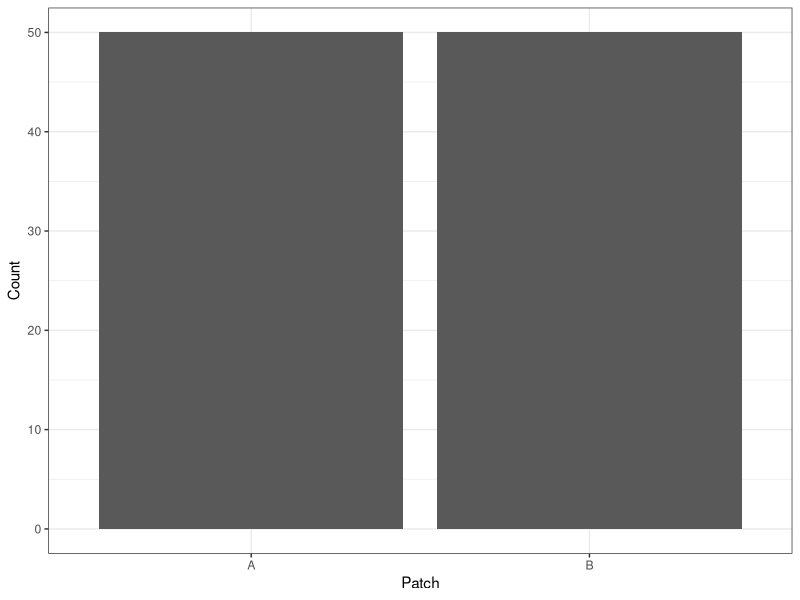
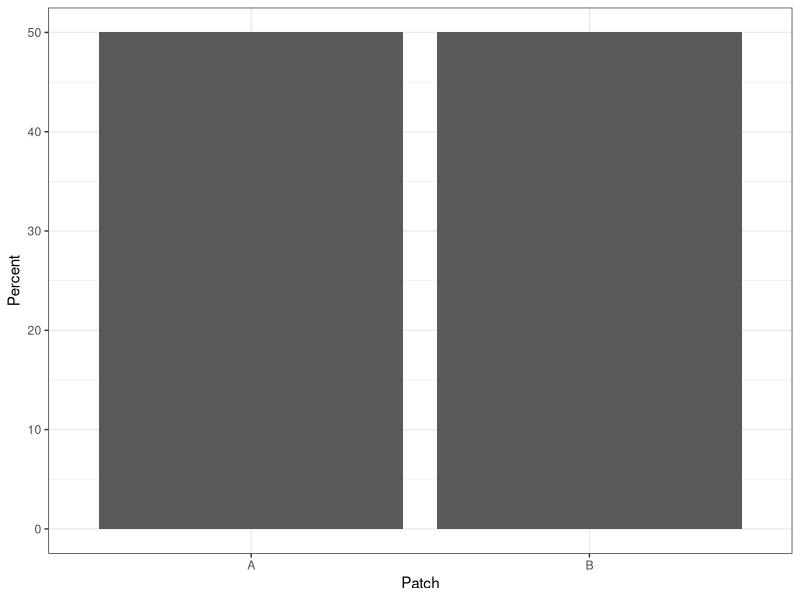
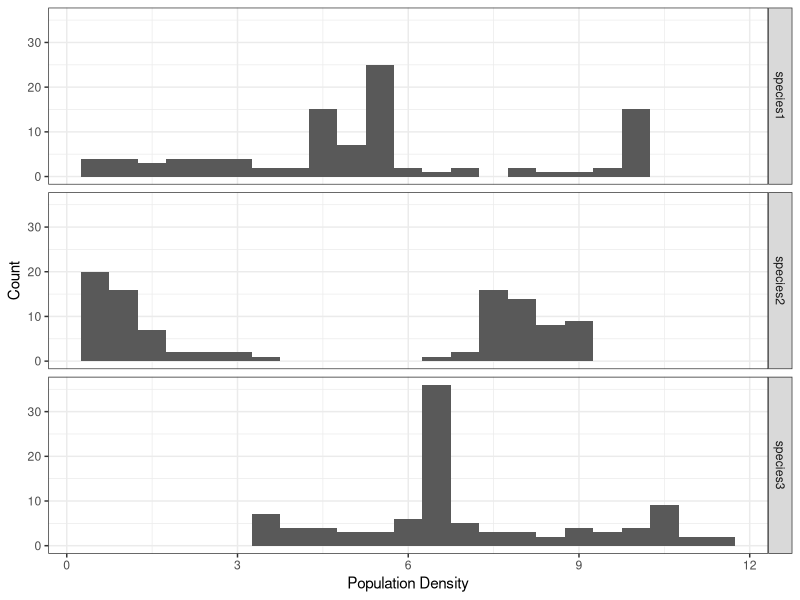
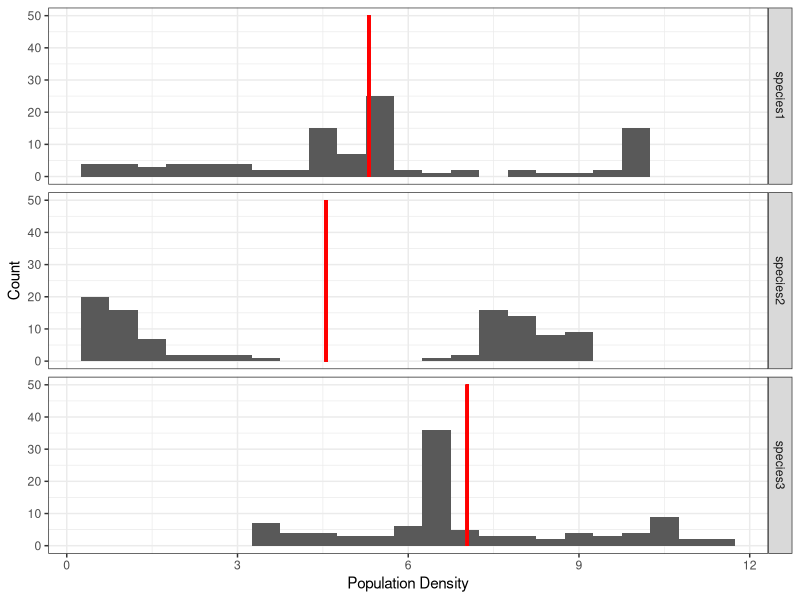
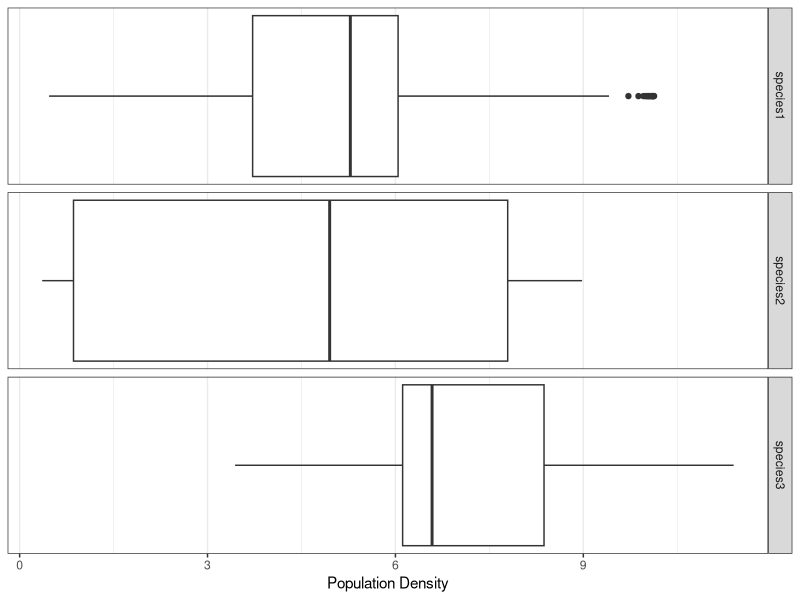
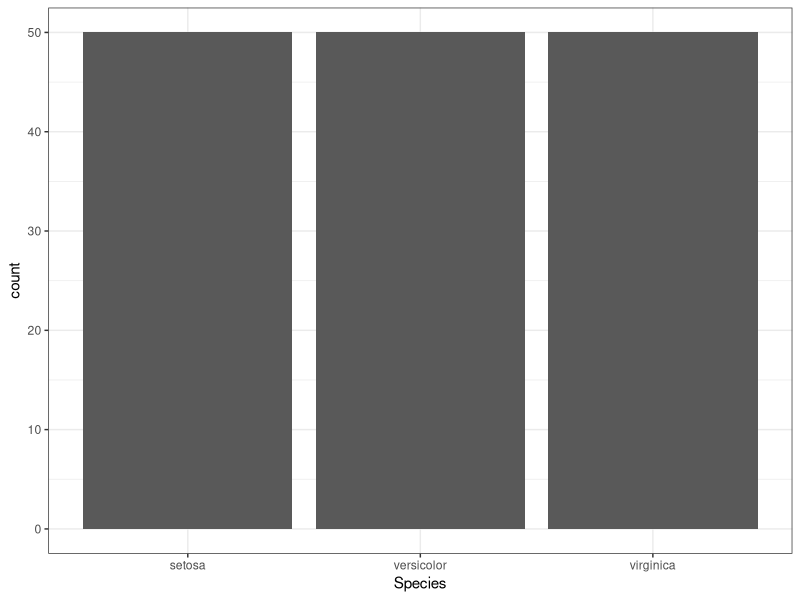
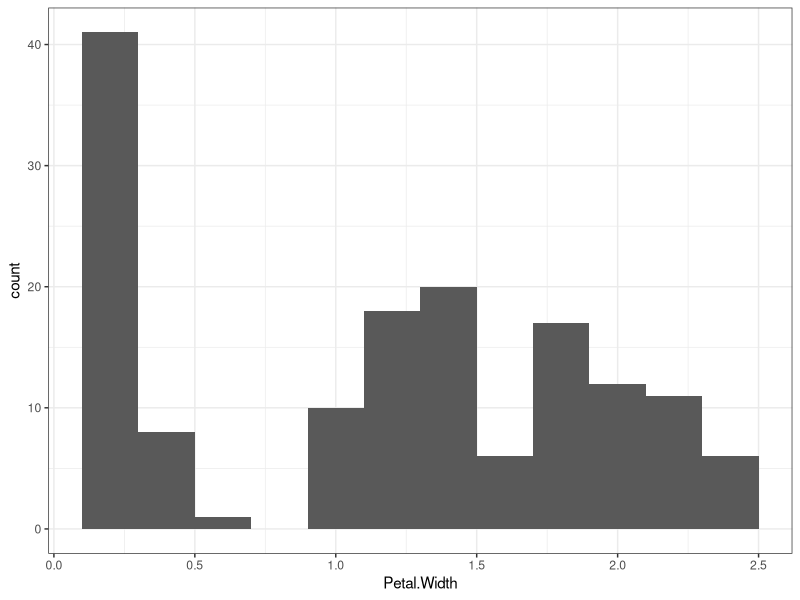

Here is the R script that generated these plots, in order:
## ---- chunk 1
require(tidyverse)

pop <- read_csv("pop_data.csv")

## ---- chunk 2
#| label: fig-dist-abs
#| fig-cap: Distribution of patches of land with their absolute frequency.

ggplot(pop) + aes(x = patch) + geom_bar() +
  theme_bw() + labs(x = "Patch", y = "Count")

## ---- chunk 3
#| label: fig-dist-rel
#| fig-cap: Distribution of patches of land with their relative frequency.


ggplot(pop) + 
  ## Changes the calculation of the y-axis to (count / sum(count)) * 100 instead of the default, count
  aes(x = patch, y = after_stat(count / sum(count))*100) +
  geom_bar() +
  theme_bw() + 
  labs(x = "Patch", y = "Percent")

## ---- chunk 4
#| label: fig-dist
#| fig-cap: The distribution of densitites for three different species.

## Groups the values for simpler visualization
pop |> 
  pivot_longer(
    -c(patch,time)
  ) |> 
ggplot() + aes(x = value) + 
  geom_histogram(binwidth = 0.5) + 
  theme_bw() + 
  ## Facets the histogram based on species
  facet_grid(rows = vars(name)) +
  labs(x = "Population Density", y = "Count")

## ---- chunk 5

pop |> 
  pivot_longer(
    -c(patch,time),
    # Gives proper names to the transformed variables
    names_to = "Species",
    values_to = "Density"
  ) |> 
  group_by(Species) |> 
  summarize(
    mean = mean(Density)
  )

## ---- chunk 6
#| label: fig-dist-mean
#| fig-cap: The density distribution of three different species with marked means in red.


## Groups the values for simpler visualization
pop |> 
  pivot_longer(
    -c(patch,time),
    names_to = "Species",
    values_to = "Density"
  ) |> 
  # Adds mean values to the data set prior to visualization
  group_by(Species) |> 
  mutate(
    mean = mean(Density)
  ) |> 
  ## Begins visualization
ggplot() + aes(x = Density) + 
  geom_histogram(binwidth = 0.5) + 
  theme_bw() + 
  # Facets the histogram based on species
  facet_grid(rows = vars(Species)) +
  labs(x = "Population Density", y = "Count") +
  # Adds a custom segment to the visualization
  geom_segment(
    aes(
      # Defines the start and end values of the segment
      x = mean, xend = mean, 
      y = 0, yend = 50
      ),
    # Defines the width and color of the segment
    linewidth = 1,
    color = "red"
  )

## ---- chunk 7

# Order the densities from lowest to largest
sort(pop$species1)

# Find the position of the median
n <- length(pop$species1)

position <- (n + 1)/2

# The position is 50.5

# Use vector indexing to find observation 50 and 51
sort(pop$species1)[c(50, 51)]

# The median is the mean of the two observations
sort(pop$species1)[c(50, 51)] |> 
  mean()

## ---- chunk 8

quartiles <- 
  quantile(
    pop$species1,
    probs = c(0.25, 0.50, 0.75)
  )

quartiles

## ---- chunk 9
#| fig-cap: Box plots of each species density.
#| label: fig-box-species


## Groups the values for simpler visualization
pop |> 
  pivot_longer(
    -c(patch,time),
    names_to = "Species",
    values_to = "Density"
  ) |> 
  # Adds mean values to the data set prior to visualization
  group_by(Species) |> 
  mutate(
    mean = mean(Density)
  ) |> 
  ## Begins visualization
ggplot() + aes(x = Density) + 
  geom_boxplot() + 
  theme_bw() + 
  # Facets the histogram based on species
  facet_grid(rows = vars(Species)) +
  labs(x = "Population Density") + 
  # The y-axis is not relevant in this type of visualization so it is removed by breaks = NULL
  scale_y_continuous(breaks = NULL)
  

## ---- chunk 10

meanSpecies1 <- mean(pop$species1)

pop$species1 - meanSpecies1

## ---- chunk 11

(pop$species1 - meanSpecies1)^2

## ---- chunk 12

(pop$species1 - meanSpecies1)^2 |> 
  sum()

## ---- chunk 13

n <- length(pop$species1)

(pop$species1 - meanSpecies1)^2 |> 
  sum() / (n - 1)

## ---- chunk 14

squaredDistances <- 
  (pop$species1 - meanSpecies1)^2 |> 
  sum() / (n - 1)

squaredDistances |> 
  sqrt()

## ---- chunk 15

sd(pop$species1)

## ---- chunk 16

pop |> 
  pivot_longer(
    -c(patch,time),
    # Gives proper names to the transformed variables
    names_to = "Species",
    values_to = "Density"
  ) |> 
  group_by(Species) |> 
  summarize(
    mean = mean(Density),
    stdev = sd(Density)
  )

## ---- chunk 17

data(iris)

iris <- as_tibble(iris)

ggplot(iris) + aes(x = Species) + 
  geom_bar() + theme_bw()

## ---- chunk 18

ggplot(iris) + aes(x = Petal.Width) + 
  geom_histogram(binwidth = 0.2) + theme_bw()

## ---- chunk 19

iris |> 
  pivot_longer(
    cols = contains("Petal"),
    names_to = "Trait",
    values_to = "Value"
  ) |> 
  group_by(Species, Trait) |> 
  summarize(
    mean = mean(Value),
    sd = sd(Value)
  )

## ---- chunk 20

iris |> 
  pivot_longer(
    cols = contains("Petal"),
    names_to = "Trait",
    values_to = "Value"
  ) |> 
  group_by(Species, Trait) |> 
  summarize(
    mean = mean(Value),
    median = median(Value),
    
    sd = sd(Value),
    IQR = IQR(Value)
  )
